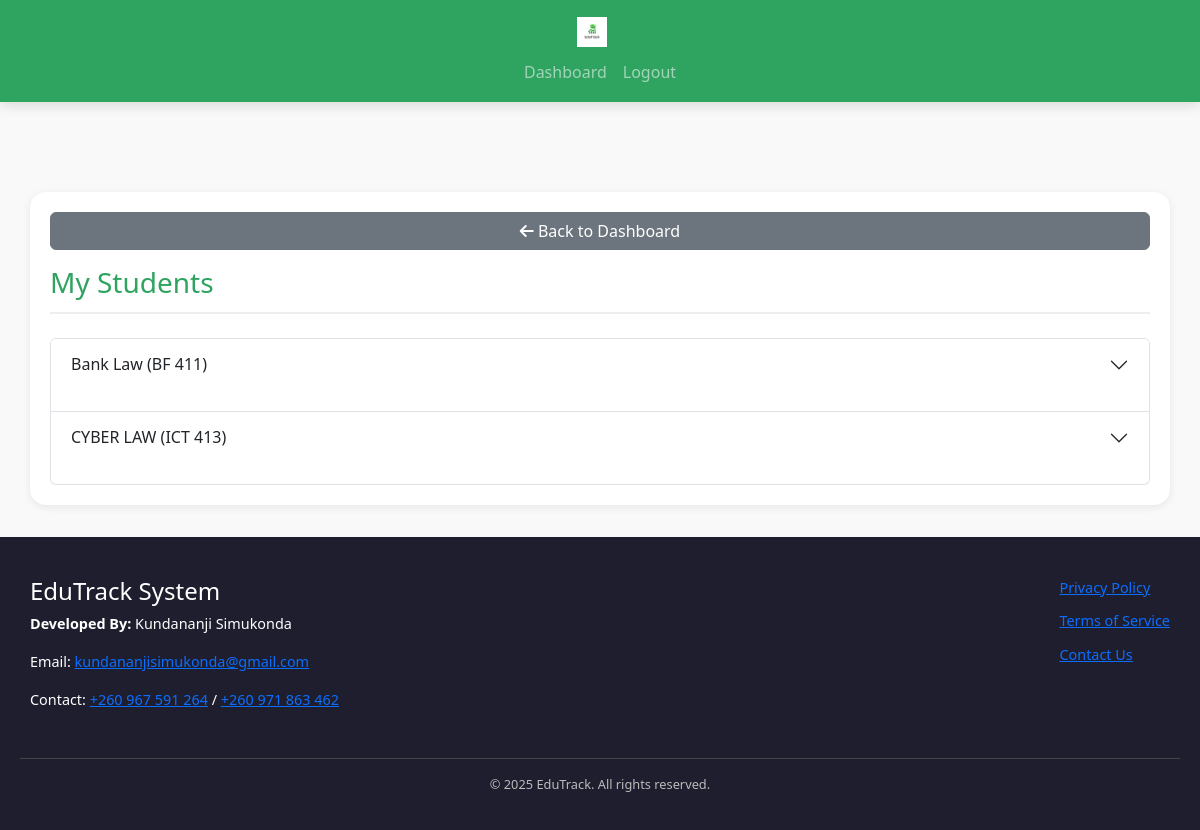
The page /pages/lecturer/my_students.php (signed in) on the database its author committed.
### tables this page shows
CREATE TABLE `courses` (
  `id` int(11) UNSIGNED NOT NULL,
  `name` varchar(255) NOT NULL,
  `course_code` varchar(50) NOT NULL,
  `description` text DEFAULT NULL,
  `status` enum('active','inactive','archived') NOT NULL DEFAULT 'active',
  `class_schedule` varchar(255) DEFAULT NULL,
  `programme_id` int(11) UNSIGNED NOT NULL,
  `created_at` timestamp NOT NULL DEFAULT current_timestamp(),
  `updated_at` timestamp NOT NULL DEFAULT current_timestamp() ON UPDATE current_timestamp()
);

### pages/lecturer/my_students.php (the view, shortened to what this page needs)
<?php
require_once '../../includes/db.php';
$user_id = $_SESSION['user_id'];
$courses = [];
try {
    $stmt = $pdo->prepare("SELECT c.id, c.name, c.course_code
                           FROM courses c
                           JOIN lecturer_courses lc ON c.id = lc.course_id
                           WHERE lc.lecturer_id = ?
                           ORDER BY c.name");
    $stmt->execute([$user_id]);
    $courses_list = $stmt->fetchAll(PDO::FETCH_ASSOC);
    foreach ($courses_list as $course) {
        $stmt = $pdo->prepare("SELECT u.name, s.student_number, u.email, p.name AS programme
                               FROM enrollments e
                               JOIN students s ON e.student_id = s.user_id
                               JOIN users u ON s.user_id = u.id
                               JOIN programmes p ON s.programme_id = p.id
                               WHERE e.course_id = ?
                               ORDER BY u.name");
        $stmt->execute([$course['id']]);
        $students = $stmt->fetchAll(PDO::FETCH_ASSOC);
        $courses[$course['id']] = [
            'info' => $course,
            'students' => $students
        ];
    }
} catch (Exception $e) {
    error_log("Database error in my_students.php: " . $e->getMessage());
    $error = "An error occurred while fetching your students. Please try again later.";
}
?>
<!DOCTYPE html>
<html lang="en">
<head>
<link href="https://cdn.jsdelivr.net/npm/bootstrap@5.3.2/dist/css/bootstrap.min.css" rel="stylesheet">
<link rel="stylesheet" href="https://cdnjs.cloudflare.com/ajax/libs/font-awesome/6.4.0/css/all.min.css">
<link rel="stylesheet" href="css/dashboard.css">
</head>
<body>
<nav class="navbar navbar-expand-lg navbar-dark bg-success mb-4">
    <div class="container">
        <a class="navbar-brand" href="../../index.php">
            <img src="../../assets/logo.png" alt="EduTrack Logo" height="30">
        </a>
        <div class="collapse navbar-collapse" id="navbarNav">
            <ul class="navbar-nav ms-auto">
                <li class="nav-item"><a class="nav-link" href="dashboard.php">Dashboard</a></li>
                <li class="nav-item"><a class="nav-link" href="../../logout.php">Logout</a></li>
            </ul>
        </div>
    </div>
</nav>
<div class="container dashboard-container">
    <a href="dashboard.php" class="btn btn-secondary mb-3"><i class="fas fa-arrow-left"></i> Back to Dashboard</a>
    <h1 class="mb-4">My Students</h1>
    <?php if (isset($error)): ?>
        <div class="alert alert-danger"><?= htmlspecialchars($error) ?></div>
    <?php elseif (empty($courses)): ?>
        <div class="alert alert-info">You are not assigned to any courses yet.</div>
    <?php else: ?>
        <div class="accordion" id="coursesAccordion">
            <?php foreach ($courses as $course_id => $course): ?>
                <div class="accordion-item">
                    <h2 class="accordion-header" id="heading-<?= $course_id ?>">
                        <button class="accordion-button collapsed" type="button" data-bs-toggle="collapse" data-bs-target="#collapse-<?= $course_id ?>" aria-expanded="false" aria-controls="collapse-<?= $course_id ?>">
                            <?= htmlspecialchars($course['info']['name'] . " (" . $course['info']['course_code'] . ")"); ?>
                        </button>
                    </h2>
                </div>
            <?php endforeach; ?>
        </div>
    <?php endif; ?>
</div>
<?php require_once '../../includes/footer.php'; ?>
</body>
</html>

### pages/lecturer/css/dashboard.css (style rules this page uses)
:root { --primary-color: #2fa360; --primary-hover: #28a745; --danger-color: #dc3545; --danger-hover: #c82333; --background-light: #f9f9f9; --background-dark: #1e1e2f; --text-color: #000000; --text-light: #fff; --text-muted: #777; --border-color: #ddd; --border-light: #eee; --container-width: min(1200px, 95vw); --padding-sm: clamp(0.5rem, 2vw, 0.625rem); --padding-md: clamp(1rem, 3vw, 1.25rem); --padding-lg: clamp(2rem, 5vw, 2.5rem); --gap-md: clamp(1rem, 3vw, 1.25rem); --border-radius-sm: 0.5rem; --border-radius-md: 0.75rem; --border-radius-lg: 1rem; --box-shadow-sm: 0 2px 8px rgba(0, 0, 0, 0.08); --box-shadow-md: 0 4px 12px rgba(0, 0, 0, 0.12); --box-shadow-lg: 0 8px 24px rgba(0, 0, 0, 0.15); --mobile-breakpoint: 768px; --tablet-breakpoint: 1024px; --transition-fast: 0.15s ease; --transition-base: 0.3s ease; --transition-slow: 0.5s ease; }
*, *::before, *::after { box-sizing: border-box; }
html, body { height: 100%; margin: 0; font-family: 'Segoe UI', Tahoma, Geneva, Verdana, sans-serif; color: var(--text-color); background-color: var(--background-light); display: flex; flex-direction: column; padding-top: 80px; scroll-behavior: smooth; }
.container { display: flex; flex-direction: column; justify-content: center; width: 100%; max-width: var(--container-width); margin-inline: auto; padding-inline: var(--padding-md); }
.navbar { position: fixed; top: 0; left: 0; width: 100%; background-color: var(--primary-color) !important; color: var(--text-light); padding: var(--padding-sm) var(--padding-lg); display: flex; justify-content: space-between; align-items: center; z-index: 1030; box-shadow: var(--box-shadow-md); backdrop-filter: blur(10px); }
.dashboard-container { flex: 1 0 auto; width: 100%; max-width: var(--container-width); margin: clamp(1rem, 4vw, 2rem) auto; padding: var(--padding-md); background-color: #fff; border-radius: var(--border-radius-lg); box-shadow: var(--box-shadow-sm); animation: fadeInUp 0.6s ease; }
.dashboard-container h1, .dashboard-container h2 { color: var(--primary-color); margin-bottom: var(--padding-md); }
.dashboard-container h1 { font-size: clamp(1.5rem, 4vw, 1.75rem); border-bottom: 2px solid var(--border-light); padding-bottom: 0.75rem; }
.dashboard-container h2 { font-size: clamp(1.25rem, 3vw, 1.375rem); }
.btn-success, .bg-success { background-color: var(--primary-color) !important; border-color: var(--primary-color) !important; }
.navbar { z-index: 1030 !important; }
.container-fluid, .container { max-width: var(--container-width); }

### rows shown on the page
courses: name+course_code "Bank Law (BF 411)"
courses: name+course_code "CYBER LAW (ICT 413)"
